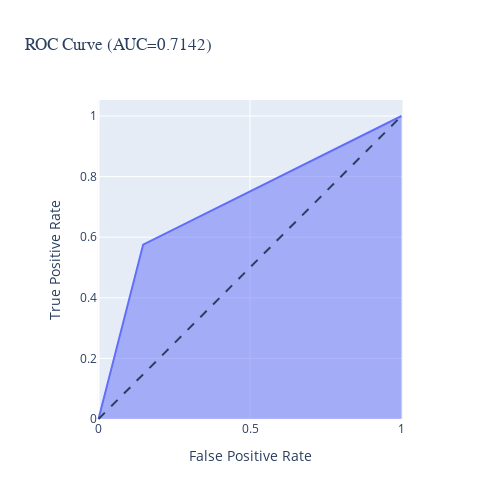

Here is the notebook cell this chart was saved with:
### Code cell
fpr, tpr, thresholds = roc_curve(y_val,y_val_pred)


fig = px.area(
    x=fpr, y=tpr,
    title=f'ROC Curve (AUC={auc(fpr, tpr):.4f})',
    labels=dict(x='False Positive Rate', y='True Positive Rate'),
    width=700, height=500
)
fig.add_shape(
    type='line', line=dict(dash='dash'),
    x0=0, x1=1, y0=0, y1=1
)

fig.update_yaxes(scaleanchor="x", scaleratio=1)
fig.update_xaxes(constrain='domain')
fig.update_layout(
                uniformtext_minsize=8, uniformtext_mode='hide',
                title_font_family= "Arial",
                width=500,height=500)

fig.show()

### Figure 1 — Plotly figure (JSON) as saved in the notebook; plotly's stock layout.template omitted (floating-point values rounded to 4 significant figures)
{"data": [{"fillpattern": {"shape": ""}, "hovertemplate": "False Positive Rate=%{x}<br>True Positive Rate=%{y}<extra></extra>", "legendgroup": "", "line": {"color": "#636efa"}, "marker": {"symbol": "circle"}, "mode": "lines", "name": "", "orientation": "v", "showlegend": false, "stackgroup": "1", "type": "scatter", "x": [0, 0.1473, 1], "xaxis": "x", "y": [0, 0.5756, 1], "yaxis": "y"}], "layout": {"height": 500, "legend": {"tracegroupgap": 0}, "shapes": [{"line": {"dash": "dash"}, "type": "line", "x0": 0, "x1": 1, "y0": 0, "y1": 1}], "title": {"font": {"family": "Arial"}, "text": "ROC Curve (AUC=0.7142)"}, "uniformtext": {"minsize": 8, "mode": "hide"}, "width": 500, "xaxis": {"anchor": "y", "constrain": "domain", "domain": [0, 1], "title": {"text": "False Positive Rate"}}, "yaxis": {"anchor": "x", "domain": [0, 1], "scaleanchor": "x", "scaleratio": 1, "title": {"text": "True Positive Rate"}}}}
